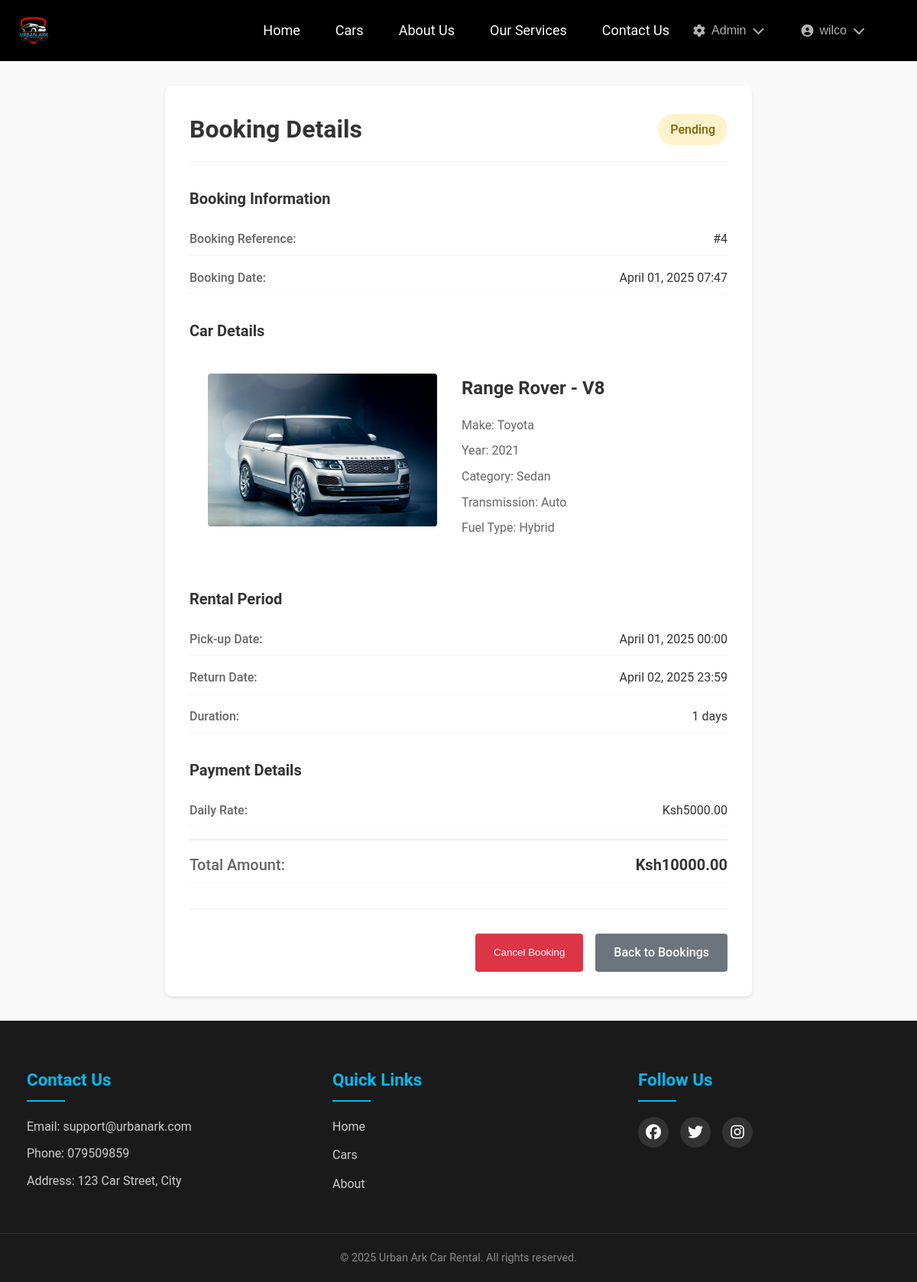
The page /cars/booking/4/ (signed in) on the database its author committed.
### users/models.py (models this page shows, shortened)
class CustomUser(AbstractUser):
    USER_TYPE_CHOICES = (
        ('customer', 'Customer'),
        ('admin', 'Admin'),
        ('staff', 'Staff')
    )
    GENDER_CHOICES = [
        ('male', 'Male'),
        ('female', 'Female'),
        ('other', 'Other')
    ]
    user_type = models.CharField(max_length=20, choices=USER_TYPE_CHOICES, default='customer')
    email = models.EmailField(_('email address'), unique=True)
    gender = models.CharField(max_length=10, choices=GENDER_CHOICES, blank=True, null=True)
    date_of_birth = models.DateField(_('date of birth'), null=True, blank=True)
    profile_picture = models.ImageField(upload_to='profile_pics/', null=True, blank=True)
    is_verified = models.BooleanField(default=False)
    phone_regex = RegexValidator(
        regex=r'^\+?1?\d{9,15}$',
        message="Phone number must be entered in the format: '+999999999'. Up to 15 digits allowed."
    )
    phone_number = models.CharField(validators=[phone_regex], max_length=17, blank=True)
    emergency_contact = models.CharField(max_length=100, blank=True)
    emergency_phone = models.CharField(validators=[phone_regex], max_length=17, blank=True)
    street_address = models.CharField(max_length=255, blank=True)
    city = models.CharField(max_length=100, blank=True)
    postal_code = models.CharField(max_length=10, blank=True)
    country = models.CharField(max_length=100, blank=True)
    license_number = models.CharField(max_length=50, blank=True)
    license_country = models.CharField(max_length=100, blank=True)
    license_expiry = models.DateField(null=True, blank=True)
    license_image = models.ImageField(upload_to='licenses/', null=True, blank=True)
    has_international_permit = models.BooleanField(default=False)
    international_permit_number = models.CharField(max_length=50, blank=True)
    international_permit_expiry = models.DateField(null=True, blank=True)
    USERNAME_FIELD = 'email'
    REQUIRED_FIELDS = ['username']
    class Meta:
        verbose_name = _('user')
        verbose_name_plural = _('users')

### cars/models.py (models this page shows, shortened)
class Booking(models.Model):
    STATUS_CHOICES = [
        ('pending', 'Pending'),
        ('confirmed', 'Confirmed'),
        ('active', 'Active'),
        ('completed', 'Completed'),
        ('overdue', 'Overdue'),
        ('returned', 'Returned'),
        ('cancelled', 'Cancelled')
    ]
    user = models.ForeignKey(
        settings.AUTH_USER_MODEL,
        on_delete=models.CASCADE,
        related_name='bookings'  # Add this line
    )
    car = models.ForeignKey(Car, on_delete=models.CASCADE)
    start_date = models.DateTimeField()
    end_date = models.DateTimeField()
    actual_return_date = models.DateTimeField(null=True, blank=True)
    total_cost = models.DecimalField(max_digits=10, decimal_places=2)
    status = models.CharField(max_length=20, choices=STATUS_CHOICES, default='pending')
    booking_date = models.DateTimeField(auto_now_add=True)
    is_late = models.BooleanField(default=False)
    late_fees = models.DecimalField(max_digits=10, decimal_places=2, default=0)
    penalty_paid = models.BooleanField(default=False)

class Car(models.Model):
    TRANSMISSION_CHOICES = [
        ('auto', 'Automatic'),
        ('manual', 'Manual')
    ]
    FUEL_CHOICES = [
        ('petrol', 'Petrol'),
        ('diesel', 'Diesel'),
        ('hybrid', 'Hybrid'),
        ('electric', 'Electric')
    ]
    name = models.CharField(max_length=200)
    make = models.CharField(max_length=100)
    model = models.CharField(max_length=100)
    description = models.TextField(blank=True)
    category = models.ForeignKey(CarCategory, on_delete=models.CASCADE)
    year = models.IntegerField(
        validators=[
            MinValueValidator(1990),
            MaxValueValidator(2025)
        ]
    )
    transmission = models.CharField(max_length=10, choices=TRANSMISSION_CHOICES)
    fuel_type = models.CharField(max_length=10, choices=FUEL_CHOICES)
    seats = models.IntegerField()
    daily_rate = models.DecimalField(max_digits=10, decimal_places=2)
    image = models.ImageField(upload_to='car_images/', null=True, blank=True)
    quantity = models.PositiveIntegerField(default=1, help_text="Total number of units")
    booked_units = models.PositiveIntegerField(default=0, help_text="Number of currently booked units")

class CarCategory(models.Model):
    name = models.CharField(max_length=100, unique=True)
    description = models.TextField(blank=True)
    class Meta:
        verbose_name_plural = 'Car Categories'

### cars/views.py (the view)
@login_required
def booking_detail_view(request, booking_id):
    booking = get_object_or_404(Booking, pk=booking_id, user=request.user)
    duration = (booking.end_date - booking.start_date).days
    context = {
        'booking': booking,
        'duration': duration
    }
    return render(request, 'cars/booking_detail.html', context)

### templates/cars/booking_detail.html (shortened to what this page needs)
{% extends 'base.html' %}
{% load static %}
{% block extra_css %}
<link rel="stylesheet" href="{% static 'css/booking_detail.css' %}">
{% endblock %}
{% block content %}
<div class="booking-detail-container">
    <div class="booking-card">
        <div class="booking-header">
            <h1>Booking Details</h1>
            <span class="status-badge {{ booking.status }}">{{ booking.status|title }}</span>
        </div>
        <div class="booking-section">
            <h2>Booking Information</h2>
            <div class="detail-row">
                <span class="label">Booking Reference:</span>
                <span class="value">#{{ booking.id }}</span>
            </div>
            <div class="detail-row">
                <span class="label">Booking Date:</span>
                <span class="value">{{ booking.booking_date|date:"F d, Y H:i" }}</span>
            </div>
        </div>
        <div class="booking-section">
            <h2>Car Details</h2>
            <div class="car-info">
                {% if booking.car.image %}
                    <img src="{{ booking.car.image.url }}" alt="{{ booking.car.name }}" class="car-image">
                {% endif %}
                <div class="car-details">
                    <h3>{{ booking.car.name }} - {{ booking.car.model }}</h3>
                    <p>Make: {{ booking.car.make }}</p>
                    <p>Year: {{ booking.car.year }}</p>
                    <p>Category: {{ booking.car.category.name }}</p>
                    <p>Transmission: {{ booking.car.transmission|title }}</p>
                    <p>Fuel Type: {{ booking.car.fuel_type|title }}</p>
                </div>
            </div>
        </div>
        <div class="booking-section">
            <h2>Rental Period</h2>
            <div class="detail-row">
                <span class="label">Pick-up Date:</span>
                <span class="value">{{ booking.start_date|date:"F d, Y H:i" }}</span>
            </div>
            <div class="detail-row">
                <span class="label">Return Date:</span>
                <span class="value">{{ booking.end_date|date:"F d, Y H:i" }}</span>
            </div>
            <div class="detail-row">
                <span class="label">Duration:</span>
                <span class="value">{{ duration }} days</span>
            </div>
        </div>
        <div class="booking-section">
            <h2>Payment Details</h2>
            <div class="detail-row">
                <span class="label">Daily Rate:</span>
                <span class="value">Ksh{{ booking.car.daily_rate }}</span>
            </div>
            <div class="detail-row total">
                <span class="label">Total Amount:</span>
                <span class="value">Ksh{{ booking.total_cost }}</span>
            </div>
        </div>
        <div class="booking-actions">
            {% if booking.status == 'pending' or booking.status == 'confirmed' %}
                <button class="btn btn-danger" onclick="cancelBooking({{ booking.id }})">
                    Cancel Booking
                </button>
            {% endif %}
            <a href="{% url 'user_bookings' %}" class="btn btn-secondary">Back to Bookings</a>
        </div>
    </div>
</div>
{% endblock %}

### templates/base.html (shortened to what this page needs)
<html lang="en">
<head>
    {% load static %}
    <link rel="stylesheet" href="{% static 'css/style.css' %}">
    <link rel="stylesheet" href="{% static 'css/home.css' %}">
    <link rel="stylesheet" href="{% static 'css/about.css' %}">
    <link rel="stylesheet" href="{% static 'css/contact.css' %}">
    <link rel="stylesheet" href="https://cdnjs.cloudflare.com/ajax/libs/font-awesome/6.7.2/css/all.min.css">
    {% block extra_css %}{% endblock %}
</head>
<body>
    <header class="header">
        <div class="logo-container">
            <a href="{% url 'home' %}">
                <img src="{% static 'img/logo.png' %}" alt="Urban Ark Logo" class="logo">
            </a>
        </div>
        <nav class="navbar">
            <div class="nav-links">
                <a href="{% url 'home' %}" class="{% if request.resolver_match.url_name == 'home' %}active{% endif %}">Home</a>
                <a href="{% url 'car_list' %}" class="{% if request.resolver_match.url_name == 'car_list' %}active{% endif %}">Cars</a>
                <a href="{% url 'about' %}" class="{% if request.resolver_match.url_name == 'about' %}active{% endif %}">About Us</a>
                <a href="{% url 'services' %}" class="{% if request.resolver_match.url_name == 'services' %}active{% endif %}">Our Services</a>
                <a href="{% url 'contact' %}" class="{% if request.resolver_match.url_name == 'contact' %}active{% endif %}">Contact Us</a>
            </div>
            {% if user.is_authenticated %}
            <div class="nav-right">
                {% if user.is_staff %}
                <div class="dropdown">
                    <button class="dropbtn">
                        <i class="fas fa-cog"></i> Admin
                        <i class="fas fa-chevron-down"></i>
                    </button>
                </div>
                {% endif %}
                <div class="dropdown">
                    <button class="dropbtn user-menu-btn">
                        {% if user.profile_picture %}
                            <img src="{{ user.profile_picture.url }}" alt="Profile" class="profile-pic">
                        {% else %}
                            <i class="fas fa-user-circle"></i>
                        {% endif %}
                        {{ user.get_full_name|default:user.username }}
                        <i class="fas fa-chevron-down"></i>
                    </button>
                </div>
            </div>
            {% else %}
            <div class="nav-right">
                <a href="{% url 'login' %}" class="login-btn">Login</a>
                <a href="{% url 'register' %}" class="register-btn">Register</a>
            </div>
            {% endif %}
        </nav>
    </header>
    <div class="content">
        {% block content %}
        {% endblock %}
    </div>
    <footer class="site-footer">
        <div class="footer-content">
            <div class="footer-section">
                <h3>Contact Us</h3>
                <p>Email: support@urbanark.com</p>
                <p>Phone: 079509859</p>
                <p>Address: 123 Car Street, City</p>
            </div>
            <div class="footer-section">
                <h3>Quick Links</h3>
                <ul>
                    <li><a href="{% url 'home' %}">Home</a></li>
                    <li><a href="{% url 'car_list' %}">Cars</a></li>
                    <li><a href="{% url 'about' %}">About</a></li>
                </ul>
            </div>
            <div class="footer-section">
                <h3>Follow Us</h3>
                <div class="social-links">
                    <a href="#"><i class="fab fa-facebook"></i></a>
                    <a href="#"><i class="fab fa-twitter"></i></a>
                    <a href="#"><i class="fab fa-instagram"></i></a>
                </div>
            </div>
        </div>
        <div class="footer-bottom">
            <p>&copy; <span id="year"></span> Urban Ark Car Rental. All rights reserved.</p>
        </div>
    </footer>
</body>
</html>

### static/css/style.css (style rules this page uses)
.header { background: black; padding: 15px 20px; display: flex; justify-content: space-between; align-items: center; position: fixed; top: 0; left: 0; width: 100%; z-index: 100; box-sizing: border-box; }
.logo-container img { height: 50px; width: auto; }
.navbar { display: flex; justify-content: space-between; align-items: center; padding: 0 2rem; }
.nav-links { display: flex; align-items: center; gap: 1rem; }
.nav-right { display: flex; align-items: center; gap: 1rem; }
.navbar a { color: white; text-decoration: none; margin: 0 15px; font-size: 18px; transition: color 0.3s ease; position: relative; }
.navbar a::after { content: ''; position: absolute; width: 0; height: 2px; background: #00baf0; left: 0; bottom: -5px; transition: width 0.3s ease; }
.dropdown { position: relative; display: inline-block; }
.dropbtn { background: transparent; color: #b3b0b0; padding: 0.5rem 1rem; border: none; cursor: pointer; display: flex; align-items: center; gap: 0.5rem; font-size: 1rem; }
.user-menu-btn { display: flex; align-items: center; gap: 0.5rem; }
.site-footer { background: #1a1a1a; color: #fff; padding: 60px 0 20px; margin-top: auto; }
.footer-content { max-width: 1200px; margin: 0 auto; display: grid; grid-template-columns: repeat(auto-fit, minmax(250px, 1fr)); gap: 40px; padding: 0 20px; }
.footer-section { padding: 0 15px; }
.footer-section h3 { color: #00baf0; font-size: 1.4rem; margin-bottom: 20px; position: relative; padding-bottom: 10px; }
.footer-section h3::after { content: ''; position: absolute; left: 0; bottom: 0; width: 50px; height: 2px; background: #00baf0; }
.footer-section p { margin: 10px 0; color: #ccc; line-height: 1.6; }
.footer-section ul { list-style: none; padding: 0; }
.footer-section ul li { margin-bottom: 12px; }
.footer-section a { color: #ccc; text-decoration: none; transition: color 0.3s ease, padding-left 0.3s ease; display: inline-block; }
.social-links { display: flex; gap: 15px; margin-top: 20px; }
.social-links a { background: #333; width: 40px; height: 40px; border-radius: 50%; display: flex; align-items: center; justify-content: center; transition: transform 0.3s ease, background-color 0.3s ease; }
.social-links a i { font-size: 20px; color: #fff; }
.footer-bottom { text-align: center; margin-top: 40px; padding-top: 20px; border-top: 1px solid #333; }
.footer-bottom p { color: #888; font-size: 0.9rem; }
body { min-height: 100vh; display: flex; flex-direction: column; }
.content { flex: 1; padding-top: 80px; }
.content { padding-top: 80px; }

### static/css/home.css (style rules this page uses)
* { box-sizing: border-box; margin: 0; padding: 0; }
body { font-family: 'Poppins', sans-serif; color: #333; line-height: 1.6; background-color: #f9f9f9; }
.car-info { padding: 1.5rem; }
.car-info h3 { font-size: 1.5rem; color: #2c3e50; margin-bottom: 0.8rem; }
.btn { display: inline-block; text-decoration: none; padding: 0.8rem 1.5rem; border-radius: 5px; font-weight: 500; transition: all 0.3s ease; text-align: center; }

### static/css/about.css (style rules this page uses)
:root { --primary-color: #1e3a8a; --secondary-color: #3b82f6; --accent-color: #f59e0b; --light-gray: #f3f4f6; --dark-gray: #4b5563; --white: #ffffff; --shadow: 0 4px 6px rgba(0, 0, 0, 0.1); --transition: all 0.3s ease; }
body { color: #333; font-family: 'Roboto', Arial, sans-serif; line-height: 1.6; }

### static/css/contact.css (style rules this page uses)
:root { --primary-color: #1e3a8a; --secondary-color: #3b82f6; --accent-color: #f59e0b; --light-gray: #f3f4f6; --dark-gray: #4b5563; --white: #ffffff; --shadow: 0 4px 6px rgba(0, 0, 0, 0.1); --transition: all 0.3s ease; }

### rows shown on the page
CustomUser: get_full_name "wilco"
Booking: status "Pending", id "4", booking_date "April 01, 2025 07:47", car.image (picture), car.name "Range Rover", car.model "V8", car.make "Toyota", car.year "2021", car.category.name "Sedan", car.transmission "Auto", car.fuel_type "Hybrid", start_date "April 01, 2025 00:00", end_date "April 02, 2025 23:59", car.daily_rate "5000.00", total_cost "10000.00"

### other values the page prints
{{ duration }} "1"
